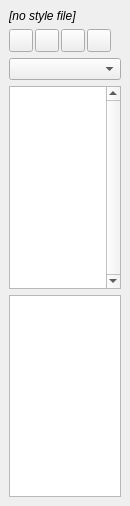
<?xml version="1.0" encoding="UTF-8"?>
<ui version="4.0">
 <class>StylePalette</class>
 <widget class="QDockWidget" name="StylePalette">
  <property name="geometry">
   <rect>
    <x>0</x>
    <y>0</y>
    <width>130</width>
    <height>506</height>
   </rect>
  </property>
  <property name="sizePolicy">
   <sizepolicy hsizetype="Fixed" vsizetype="Preferred">
    <horstretch>0</horstretch>
    <verstretch>0</verstretch>
   </sizepolicy>
  </property>
  <property name="minimumSize">
   <size>
    <width>130</width>
    <height>268</height>
   </size>
  </property>
  <property name="maximumSize">
   <size>
    <width>500</width>
    <height>524287</height>
   </size>
  </property>
  <property name="floating">
   <bool>false</bool>
  </property>
  <property name="windowTitle">
   <string>Styles</string>
  </property>
  <widget class="QWidget" name="dockWidgetContents">
   <layout class="QVBoxLayout" name="verticalLayout">
    <item>
     <widget class="QLabel" name="styleFile">
      <property name="sizePolicy">
       <sizepolicy hsizetype="Expanding" vsizetype="Preferred">
        <horstretch>0</horstretch>
        <verstretch>0</verstretch>
       </sizepolicy>
      </property>
      <property name="font">
       <font>
        <italic>true</italic>
       </font>
      </property>
      <property name="text">
       <string>[no style file]</string>
      </property>
     </widget>
    </item>
    <item>
     <layout class="QHBoxLayout" name="horizontalLayout_2">
      <property name="spacing">
       <number>2</number>
      </property>
      <property name="topMargin">
       <number>0</number>
      </property>
      <item>
       <widget class="QToolButton" name="buttonNewTikzstyles">
        <property name="toolTip">
         <string>New Style File</string>
        </property>
        <property name="text">
         <string/>
        </property>
        <property name="icon">
         <iconset resource="../../tikzit.qrc">
          <normaloff>:/images/document-new.svg</normaloff>:/images/document-new.svg</iconset>
        </property>
        <property name="iconSize">
         <size>
          <width>16</width>
          <height>16</height>
         </size>
        </property>
       </widget>
      </item>
      <item>
       <widget class="QToolButton" name="buttonOpenTikzstyles">
        <property name="toolTip">
         <string>Load Style File</string>
        </property>
        <property name="text">
         <string/>
        </property>
        <property name="icon">
         <iconset resource="../../tikzit.qrc">
          <normaloff>:/images/document-open.svg</normaloff>:/images/document-open.svg</iconset>
        </property>
        <property name="iconSize">
         <size>
          <width>16</width>
          <height>16</height>
         </size>
        </property>
       </widget>
      </item>
      <item>
       <widget class="QToolButton" name="buttonEditTikzstyles">
        <property name="toolTip">
         <string>Edit Styles</string>
        </property>
        <property name="text">
         <string/>
        </property>
        <property name="icon">
         <iconset resource="../../tikzit.qrc">
          <normaloff>:/images/text-x-generic_with_pencil.svg</normaloff>:/images/text-x-generic_with_pencil.svg</iconset>
        </property>
        <property name="iconSize">
         <size>
          <width>16</width>
          <height>16</height>
         </size>
        </property>
       </widget>
      </item>
      <item>
       <widget class="QToolButton" name="buttonRefreshTikzstyles">
        <property name="toolTip">
         <string>Refresh Styles</string>
        </property>
        <property name="text">
         <string/>
        </property>
        <property name="icon">
         <iconset resource="../../tikzit.qrc">
          <normaloff>:/images/refresh.svg</normaloff>:/images/refresh.svg</iconset>
        </property>
        <property name="iconSize">
         <size>
          <width>16</width>
          <height>16</height>
         </size>
        </property>
       </widget>
      </item>
      <item>
       <spacer name="horizontalSpacer">
        <property name="orientation">
         <enum>Qt::Horizontal</enum>
        </property>
        <property name="sizeHint" stdset="0">
         <size>
          <width>40</width>
          <height>20</height>
         </size>
        </property>
       </spacer>
      </item>
     </layout>
    </item>
    <item>
     <widget class="QComboBox" name="currentCategory"/>
    </item>
    <item>
     <widget class="QListView" name="styleListView">
      <property name="font">
       <font>
        <pointsize>9</pointsize>
        <italic>true</italic>
       </font>
      </property>
      <property name="verticalScrollBarPolicy">
       <enum>Qt::ScrollBarAlwaysOn</enum>
      </property>
      <property name="horizontalScrollBarPolicy">
       <enum>Qt::ScrollBarAlwaysOff</enum>
      </property>
      <property name="resizeMode">
       <enum>QListView::Adjust</enum>
      </property>
     </widget>
    </item>
    <item>
     <widget class="QListView" name="edgeStyleListView">
      <property name="font">
       <font>
        <pointsize>9</pointsize>
        <italic>true</italic>
       </font>
      </property>
     </widget>
    </item>
   </layout>
  </widget>
 </widget>
 <resources>
  <include location="../../tikzit.qrc"/>
 </resources>
 <connections/>
</ui>
